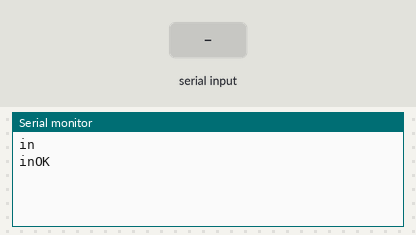
Bench run of a sketch on a simulated Arduino Mega 2560, built with avr-gcc and run on an emulated ATmega2560. On the bench: the last lines printed to the serial monitor. Inputs (shaded band) come from the test bench. The modem accepts every AT command (registered, SIM ready, sends succeed) and sends nothing else.

Above: at 1.2 s.
1.3 s: "\"\n" received over the second serial link
At 2.2 s:
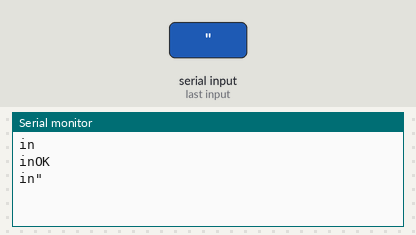
2.8 s: "1\n" received over the second serial link
At 3.3 s:
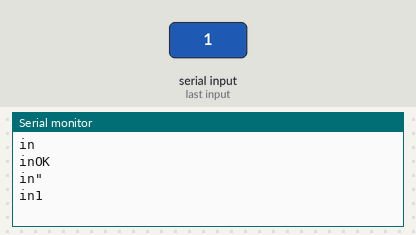

The sketch:

final_code_for_project.ino
```cpp
int x = 0;
int count = 0;
int temp = 1;
void setup()
{
  Serial.begin(9600);
  Serial1.begin(9600);
 //  Serial1.print("AT+CWLAP\r\n");

}
void loop()
{
  if (temp == 1) {
    Serial1.print("AT+CWLAP\r\n");
  }
  temp = 2;
  String response = "";
  while (Serial1.available()) {
    response = Serial1.readStringUntil('\n');
    Serial.println( "in"+response);
  }

  int count = 0;
  if (response != "") {
    //Serial.print(response);
    for (int j = 0; j < response.length(); j++)
    {
      if (response.charAt(j) == '"')
      {
        count++;
      }
      if (count == 3)
      {
        //Serial.println(response.substring(j+1,j+18));
        String y = comparision(response.substring(j + 1, j + 18));
        Serial.println(y + " is present");
        j = response.length() + 1;

      }
    }
  }

}
String comparision(String m)
{
  String macadd[10] = {
    /*[1]*/   "c8:d7:79:4f:e6:7a",
    /*[2]*/   "c8:3a:35:27:5d:30",
    /*[3]*/   "                                                          e4:5d:75:40:10:3f",
    /*[4]*/   "b6:ce:f6:f2:fc:8c",
    /*[5]*/   "1c:5f:2b:65:ac:1c",
    /*[6]*/   "78:02:f8:c4:bc:51",
    /*[7]*/   "74:91:1a:20:14:59",
    /*[8]*/   "ac:c1:ee:63:84:01",
    /*[9]*/   "d8:55:a3:96:fd:bb",
    /*[10]*/  "a0:63:91:07:a4:72"
  };
  String nam[10] = {
    /*[1]*/    "vibhor",
    /*[2]*/    "rishabh",
    /*[3]*/    "sagar",
    /*[4]*/    "sharda",
    /*[5]*/    "lokender",
    /*[6]*/    "abcd",
    /*[7]*/    "sag",
    /*[8]*/    "rishabh",
    /*[9]*/    "ankit"
   /*[10]*/    "nikhil"
  };

  for (int i = 0; i <= 10; i++)
  {
    if (m == macadd[i])
    {
      return (nam[i]);
    }
  }
}
```

Measured:
- after the input at 1.3 s, the serial monitor: prints a new line at once (image 1)
- after the input at 2.8 s, the serial monitor: prints a new line at once (image 2)
